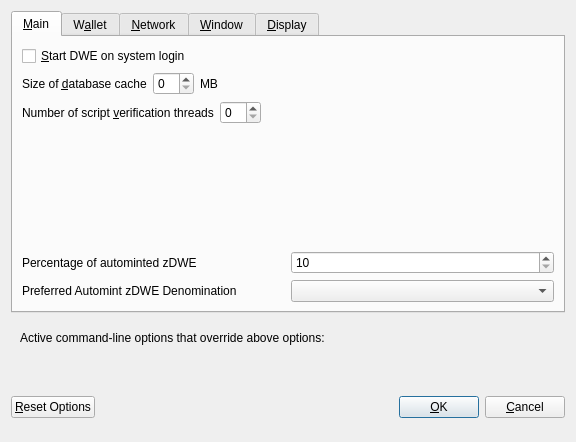
<?xml version="1.0" encoding="UTF-8"?>
<ui version="4.0">
 <class>OptionsDialog</class>
 <widget class="QDialog" name="OptionsDialog">
  <property name="geometry">
   <rect>
    <x>0</x>
    <y>0</y>
    <width>576</width>
    <height>442</height>
   </rect>
  </property>
  <property name="windowTitle">
   <string>Options</string>
  </property>
  <property name="modal">
   <bool>true</bool>
  </property>
  <layout class="QVBoxLayout" name="verticalLayout">
   <item>
    <widget class="QTabWidget" name="tabWidget">
     <property name="currentIndex">
      <number>0</number>
     </property>
     <widget class="QWidget" name="tabMain">
      <attribute name="title">
       <string>&amp;Main</string>
      </attribute>
      <layout class="QVBoxLayout" name="verticalLayout_Main">
       <item>
        <widget class="QCheckBox" name="bitcoinAtStartup">
         <property name="toolTip">
          <string>Automatically start DWE after logging in to the system.</string>
         </property>
         <property name="text">
          <string>&amp;Start DWE on system login</string>
         </property>
        </widget>
       </item>
       <item>
        <layout class="QHBoxLayout" name="horizontalLayout_2_Main">
         <item>
          <widget class="QLabel" name="databaseCacheLabel">
           <property name="text">
            <string>Size of &amp;database cache</string>
           </property>
           <property name="textFormat">
            <enum>Qt::PlainText</enum>
           </property>
           <property name="buddy">
            <cstring>databaseCache</cstring>
           </property>
          </widget>
         </item>
         <item>
          <widget class="QSpinBox" name="databaseCache"/>
         </item>
         <item>
          <widget class="QLabel" name="databaseCacheUnitLabel">
           <property name="text">
            <string>MB</string>
           </property>
           <property name="textFormat">
            <enum>Qt::PlainText</enum>
           </property>
          </widget>
         </item>
         <item>
          <spacer name="horizontalSpacer_2_Main">
           <property name="orientation">
            <enum>Qt::Horizontal</enum>
           </property>
           <property name="sizeHint" stdset="0">
            <size>
             <width>40</width>
             <height>20</height>
            </size>
           </property>
          </spacer>
         </item>
        </layout>
       </item>
       <item>
        <layout class="QHBoxLayout" name="horizontalLayout_3_Main">
         <item>
          <widget class="QLabel" name="threadsScriptVerifLabel">
           <property name="text">
            <string>Number of script &amp;verification threads</string>
           </property>
           <property name="textFormat">
            <enum>Qt::PlainText</enum>
           </property>
           <property name="buddy">
            <cstring>threadsScriptVerif</cstring>
           </property>
          </widget>
         </item>
         <item>
          <widget class="QSpinBox" name="threadsScriptVerif">
           <property name="toolTip">
            <string>(0 = auto, &lt;0 = leave that many cores free)</string>
           </property>
          </widget>
         </item>
         <item>
          <spacer name="horizontalSpacer_3_Main">
           <property name="orientation">
            <enum>Qt::Horizontal</enum>
           </property>
           <property name="sizeHint" stdset="0">
            <size>
             <width>40</width>
             <height>20</height>
            </size>
           </property>
          </spacer>
         </item>
        </layout>
       </item>
       <item>
        <spacer name="verticalSpacer_2">
         <property name="orientation">
          <enum>Qt::Vertical</enum>
         </property>
         <property name="sizeHint" stdset="0">
          <size>
           <width>20</width>
           <height>40</height>
          </size>
         </property>
        </spacer>
       </item>
       <item>
        <layout class="QHBoxLayout" name="horizontalLayout_3">
         <item>
          <widget class="QLabel" name="percentage_label">
           <property name="toolTip">
            <string>Percentage of incoming DWE which get automatically converted to zDWE via Zerocoin Protocol (min: 10%)</string>
           </property>
           <property name="text">
            <string>Percentage of autominted zDWE</string>
           </property>
          </widget>
         </item>
         <item>
          <widget class="QSpinBox" name="zeromintPercentage">
           <property name="minimum">
            <number>10</number>
           </property>
           <property name="maximum">
            <number>100</number>
           </property>
          </widget>
         </item>
        </layout>
       </item>
       <item>
        <layout class="QHBoxLayout" name="horizontalLayout" stretch="0,0">
         <property name="sizeConstraint">
          <enum>QLayout::SetFixedSize</enum>
         </property>
         <item>
          <widget class="QLabel" name="labelPreferredDenom">
           <property name="maximumSize">
            <size>
             <width>16777215</width>
             <height>16777215</height>
            </size>
           </property>
           <property name="toolTip">
            <string>Wait with automatic conversion to Zerocoin until enough DWE for this denomination is available</string>
           </property>
           <property name="text">
            <string>Preferred Automint zDWE Denomination</string>
           </property>
          </widget>
         </item>
         <item>
          <widget class="QComboBox" name="preferredDenom">
           <property name="maximumSize">
            <size>
             <width>16777215</width>
             <height>27</height>
            </size>
           </property>
           <property name="toolTip">
            <string>Wait with automatic conversion to Zerocoin until enough DWE for this denomination is available</string>
           </property>
           <property name="maxVisibleItems">
            <number>9</number>
           </property>
           <property name="maxCount">
            <number>9</number>
           </property>
          </widget>
         </item>
        </layout>
       </item>
      </layout>
     </widget>
     <widget class="QWidget" name="tabWallet">
      <attribute name="title">
       <string>W&amp;allet</string>
      </attribute>
      <layout class="QVBoxLayout" name="verticalLayout_Wallet">
       <item>
        <widget class="QGroupBox" name="groupBox">
         <property name="title">
          <string>Expert</string>
         </property>
         <layout class="QVBoxLayout" name="verticalLayout_2">
          <item>
           <widget class="QCheckBox" name="coinControlFeatures">
            <property name="toolTip">
             <string>Whether to show coin control features or not.</string>
            </property>
            <property name="text">
             <string>Enable coin &amp;control features</string>
            </property>
           </widget>
          </item>
          <item>
           <widget class="QCheckBox" name="showMasternodesTab">
            <property name="toolTip">
             <string>Show additional tab listing all your masternodes in first sub-tab&lt;br/&gt;and all masternodes on the network in second sub-tab.</string>
            </property>
            <property name="text">
             <string>Show Masternodes Tab</string>
            </property>
           </widget>
          </item>
          <item>
           <widget class="QCheckBox" name="spendZeroConfChange">
            <property name="toolTip">
             <string>If you disable the spending of unconfirmed change, the change from a transaction&lt;br/&gt;cannot be used until that transaction has at least one confirmation.&lt;br/&gt;This also affects how your balance is computed.</string>
            </property>
            <property name="text">
             <string>&amp;Spend unconfirmed change</string>
            </property>
           </widget>
          </item>
         </layout>
        </widget>
       </item>
       <item>
        <spacer name="verticalSpacer_Wallet">
         <property name="orientation">
          <enum>Qt::Vertical</enum>
         </property>
         <property name="sizeHint" stdset="0">
          <size>
           <width>20</width>
           <height>40</height>
          </size>
         </property>
        </spacer>
       </item>
      </layout>
     </widget>
     <widget class="QWidget" name="tabNetwork">
      <attribute name="title">
       <string>&amp;Network</string>
      </attribute>
      <layout class="QVBoxLayout" name="verticalLayout_Network">
       <item>
        <widget class="QCheckBox" name="mapPortUpnp">
         <property name="toolTip">
          <string>Automatically open the DWE client port on the router. This only works when your router supports UPnP and it is enabled.</string>
         </property>
         <property name="text">
          <string>Map port using &amp;UPnP</string>
         </property>
        </widget>
       </item>
       <item>
        <widget class="QCheckBox" name="allowIncoming">
         <property name="toolTip">
          <string>Accept connections from outside</string>
         </property>
         <property name="text">
          <string>Allow incoming connections</string>
         </property>
        </widget>
       </item>
       <item>
        <widget class="QCheckBox" name="connectSocks">
         <property name="toolTip">
          <string>Connect to the DWE network through a SOCKS5 proxy.</string>
         </property>
         <property name="text">
          <string>&amp;Connect through SOCKS5 proxy (default proxy):</string>
         </property>
        </widget>
       </item>
       <item>
        <layout class="QHBoxLayout" name="horizontalLayout_1_Network">
         <item>
          <widget class="QLabel" name="proxyIpLabel">
           <property name="text">
            <string>Proxy &amp;IP:</string>
           </property>
           <property name="textFormat">
            <enum>Qt::PlainText</enum>
           </property>
           <property name="buddy">
            <cstring>proxyIp</cstring>
           </property>
          </widget>
         </item>
         <item>
          <widget class="QValidatedLineEdit" name="proxyIp">
           <property name="minimumSize">
            <size>
             <width>140</width>
             <height>0</height>
            </size>
           </property>
           <property name="maximumSize">
            <size>
             <width>140</width>
             <height>16777215</height>
            </size>
           </property>
           <property name="toolTip">
            <string>IP address of the proxy (e.g. IPv4: 127.0.0.1 / IPv6: ::1)</string>
           </property>
          </widget>
         </item>
         <item>
          <widget class="QLabel" name="proxyPortLabel">
           <property name="text">
            <string>&amp;Port:</string>
           </property>
           <property name="textFormat">
            <enum>Qt::PlainText</enum>
           </property>
           <property name="buddy">
            <cstring>proxyPort</cstring>
           </property>
          </widget>
         </item>
         <item>
          <widget class="QLineEdit" name="proxyPort">
           <property name="minimumSize">
            <size>
             <width>55</width>
             <height>0</height>
            </size>
           </property>
           <property name="maximumSize">
            <size>
             <width>55</width>
             <height>16777215</height>
            </size>
           </property>
           <property name="toolTip">
            <string>Port of the proxy (e.g. 9050)</string>
           </property>
          </widget>
         </item>
         <item>
          <spacer name="horizontalSpacer_1_Network">
           <property name="orientation">
            <enum>Qt::Horizontal</enum>
           </property>
           <property name="sizeHint" stdset="0">
            <size>
             <width>40</width>
             <height>20</height>
            </size>
           </property>
          </spacer>
         </item>
        </layout>
       </item>
       <item>
        <spacer name="verticalSpacer_Network">
         <property name="orientation">
          <enum>Qt::Vertical</enum>
         </property>
         <property name="sizeHint" stdset="0">
          <size>
           <width>20</width>
           <height>40</height>
          </size>
         </property>
        </spacer>
       </item>
      </layout>
     </widget>
     <widget class="QWidget" name="tabWindow">
      <attribute name="title">
       <string>&amp;Window</string>
      </attribute>
      <layout class="QVBoxLayout" name="verticalLayout_Window">
       <item>
        <widget class="QCheckBox" name="minimizeToTray">
         <property name="toolTip">
          <string>Show only a tray icon after minimizing the window.</string>
         </property>
         <property name="text">
          <string>&amp;Minimize to the tray instead of the taskbar</string>
         </property>
        </widget>
       </item>
       <item>
        <widget class="QCheckBox" name="minimizeOnClose">
         <property name="toolTip">
          <string>Minimize instead of exit the application when the window is closed. When this option is enabled, the application will be closed only after selecting Quit in the menu.</string>
         </property>
         <property name="text">
          <string>M&amp;inimize on close</string>
         </property>
        </widget>
       </item>
       <item>
        <spacer name="verticalSpacer_Window">
         <property name="orientation">
          <enum>Qt::Vertical</enum>
         </property>
         <property name="sizeHint" stdset="0">
          <size>
           <width>20</width>
           <height>40</height>
          </size>
         </property>
        </spacer>
       </item>
      </layout>
     </widget>
     <widget class="QWidget" name="tabDisplay">
      <attribute name="title">
       <string>&amp;Display</string>
      </attribute>
      <layout class="QVBoxLayout" name="verticalLayout_Display">
       <item>
        <layout class="QHBoxLayout" name="horizontalLayout_1_Display">
         <item>
          <widget class="QLabel" name="langLabel">
           <property name="text">
            <string>User Interface &amp;language:</string>
           </property>
           <property name="textFormat">
            <enum>Qt::PlainText</enum>
           </property>
           <property name="buddy">
            <cstring>lang</cstring>
           </property>
          </widget>
         </item>
         <item>
          <widget class="QValueComboBox" name="lang">
           <property name="toolTip">
            <string>The user interface language can be set here. This setting will take effect after restarting DWE.</string>
           </property>
          </widget>
         </item>
        </layout>
       </item>
       <item>
        <widget class="QLabel" name="label_3">
         <property name="toolTip">
          <string notr="true"/>
         </property>
         <property name="statusTip">
          <string notr="true"/>
         </property>
         <property name="whatsThis">
          <string notr="true"/>
         </property>
         <property name="accessibleName">
          <string notr="true"/>
         </property>
         <property name="text">
          <string>Language missing or translation incomplete? Help contributing translations here:
https://www.transifex.com/dwe-project/dwe-project-translations</string>
         </property>
         <property name="wordWrap">
          <bool>true</bool>
         </property>
         <property name="openExternalLinks">
          <bool>true</bool>
         </property>
         <property name="textInteractionFlags">
          <set>Qt::TextBrowserInteraction</set>
         </property>
        </widget>
       </item>
       <item>
        <layout class="QHBoxLayout" name="horizontalLayout_4_Display" stretch="0,0">
         <item>
          <widget class="QLabel" name="themeLabel">
           <property name="text">
            <string>User Interface Theme:</string>
           </property>
          </widget>
         </item>
         <item>
          <widget class="QValueComboBox" name="theme"/>
         </item>
        </layout>
       </item>
       <item>
        <widget class="Line" name="line">
         <property name="orientation">
          <enum>Qt::Horizontal</enum>
         </property>
        </widget>
       </item>
       <item>
        <layout class="QHBoxLayout" name="horizontalLayout_2_Display">
         <item>
          <widget class="QLabel" name="unitLabel">
           <property name="text">
            <string>&amp;Unit to show amounts in:</string>
           </property>
           <property name="textFormat">
            <enum>Qt::PlainText</enum>
           </property>
           <property name="buddy">
            <cstring>unit</cstring>
           </property>
          </widget>
         </item>
         <item>
          <widget class="QValueComboBox" name="unit">
           <property name="toolTip">
            <string>Choose the default subdivision unit to show in the interface and when sending coins.</string>
           </property>
          </widget>
         </item>
        </layout>
       </item>
       <item>
        <layout class="QHBoxLayout" name="horizontalLayout_5_Display">
         <item>
          <widget class="QLabel" name="digitsLabel">
           <property name="text">
            <string>Decimal digits</string>
           </property>
          </widget>
         </item>
         <item>
          <widget class="QValueComboBox" name="digits"/>
         </item>
        </layout>
       </item>
       <item>
        <layout class="QHBoxLayout" name="horizontalLayout_3_Display">
         <item>
          <widget class="QLabel" name="thirdPartyTxUrlsLabel">
           <property name="toolTip">
            <string>Third party URLs (e.g. a block explorer) that appear in the transactions tab as context menu items. %s in the URL is replaced by transaction hash. Multiple URLs are separated by vertical bar |.</string>
           </property>
           <property name="text">
            <string>Third party transaction URLs</string>
           </property>
           <property name="buddy">
            <cstring>thirdPartyTxUrls</cstring>
           </property>
          </widget>
         </item>
         <item>
          <widget class="QLineEdit" name="thirdPartyTxUrls">
           <property name="toolTip">
            <string>Third party URLs (e.g. a block explorer) that appear in the transactions tab as context menu items. %s in the URL is replaced by transaction hash. Multiple URLs are separated by vertical bar |.</string>
           </property>
          </widget>
         </item>
        </layout>
       </item>
       <item>
        <spacer name="verticalSpacer">
         <property name="orientation">
          <enum>Qt::Vertical</enum>
         </property>
         <property name="sizeHint" stdset="0">
          <size>
           <width>20</width>
           <height>40</height>
          </size>
         </property>
        </spacer>
       </item>
      </layout>
     </widget>
    </widget>
   </item>
   <item>
    <widget class="QFrame" name="frame">
     <layout class="QVBoxLayout" name="verticalLayout_Bottom">
      <item>
       <layout class="QHBoxLayout" name="horizontalLayout_Bottom">
        <item>
         <widget class="QLabel" name="overriddenByCommandLineInfoLabel">
          <property name="text">
           <string>Active command-line options that override above options:</string>
          </property>
          <property name="textFormat">
           <enum>Qt::PlainText</enum>
          </property>
         </widget>
        </item>
        <item>
         <spacer name="horizontalSpacer_Bottom">
          <property name="orientation">
           <enum>Qt::Horizontal</enum>
          </property>
          <property name="sizeHint" stdset="0">
           <size>
            <width>40</width>
            <height>20</height>
           </size>
          </property>
         </spacer>
        </item>
       </layout>
      </item>
      <item>
       <widget class="QLabel" name="overriddenByCommandLineLabel">
        <property name="text">
         <string/>
        </property>
        <property name="textFormat">
         <enum>Qt::PlainText</enum>
        </property>
        <property name="wordWrap">
         <bool>true</bool>
        </property>
       </widget>
      </item>
     </layout>
    </widget>
   </item>
   <item>
    <layout class="QHBoxLayout" name="horizontalLayout_Buttons">
     <item>
      <widget class="QPushButton" name="resetButton">
       <property name="toolTip">
        <string>Reset all client options to default.</string>
       </property>
       <property name="text">
        <string>&amp;Reset Options</string>
       </property>
       <property name="autoDefault">
        <bool>false</bool>
       </property>
      </widget>
     </item>
     <item>
      <spacer name="horizontalSpacer_1">
       <property name="orientation">
        <enum>Qt::Horizontal</enum>
       </property>
       <property name="sizeHint" stdset="0">
        <size>
         <width>40</width>
         <height>48</height>
        </size>
       </property>
      </spacer>
     </item>
     <item>
      <widget class="QLabel" name="statusLabel">
       <property name="minimumSize">
        <size>
         <width>200</width>
         <height>0</height>
        </size>
       </property>
       <property name="font">
        <font>
         <weight>75</weight>
         <bold>true</bold>
        </font>
       </property>
       <property name="text">
        <string/>
       </property>
       <property name="textFormat">
        <enum>Qt::PlainText</enum>
       </property>
       <property name="wordWrap">
        <bool>true</bool>
       </property>
      </widget>
     </item>
     <item>
      <spacer name="horizontalSpacer_2">
       <property name="orientation">
        <enum>Qt::Horizontal</enum>
       </property>
       <property name="sizeHint" stdset="0">
        <size>
         <width>40</width>
         <height>48</height>
        </size>
       </property>
      </spacer>
     </item>
     <item>
      <widget class="QPushButton" name="okButton">
       <property name="text">
        <string>&amp;OK</string>
       </property>
       <property name="autoDefault">
        <bool>false</bool>
       </property>
       <property name="default">
        <bool>true</bool>
       </property>
      </widget>
     </item>
     <item>
      <widget class="QPushButton" name="cancelButton">
       <property name="text">
        <string>&amp;Cancel</string>
       </property>
       <property name="autoDefault">
        <bool>false</bool>
       </property>
      </widget>
     </item>
    </layout>
   </item>
  </layout>
 </widget>
 <customwidgets>
  <customwidget>
   <class>QValidatedLineEdit</class>
   <extends>QLineEdit</extends>
   <header>qvalidatedlineedit.h</header>
  </customwidget>
  <customwidget>
   <class>QValueComboBox</class>
   <extends>QComboBox</extends>
   <header>qvaluecombobox.h</header>
  </customwidget>
 </customwidgets>
 <resources/>
 <connections/>
</ui>
